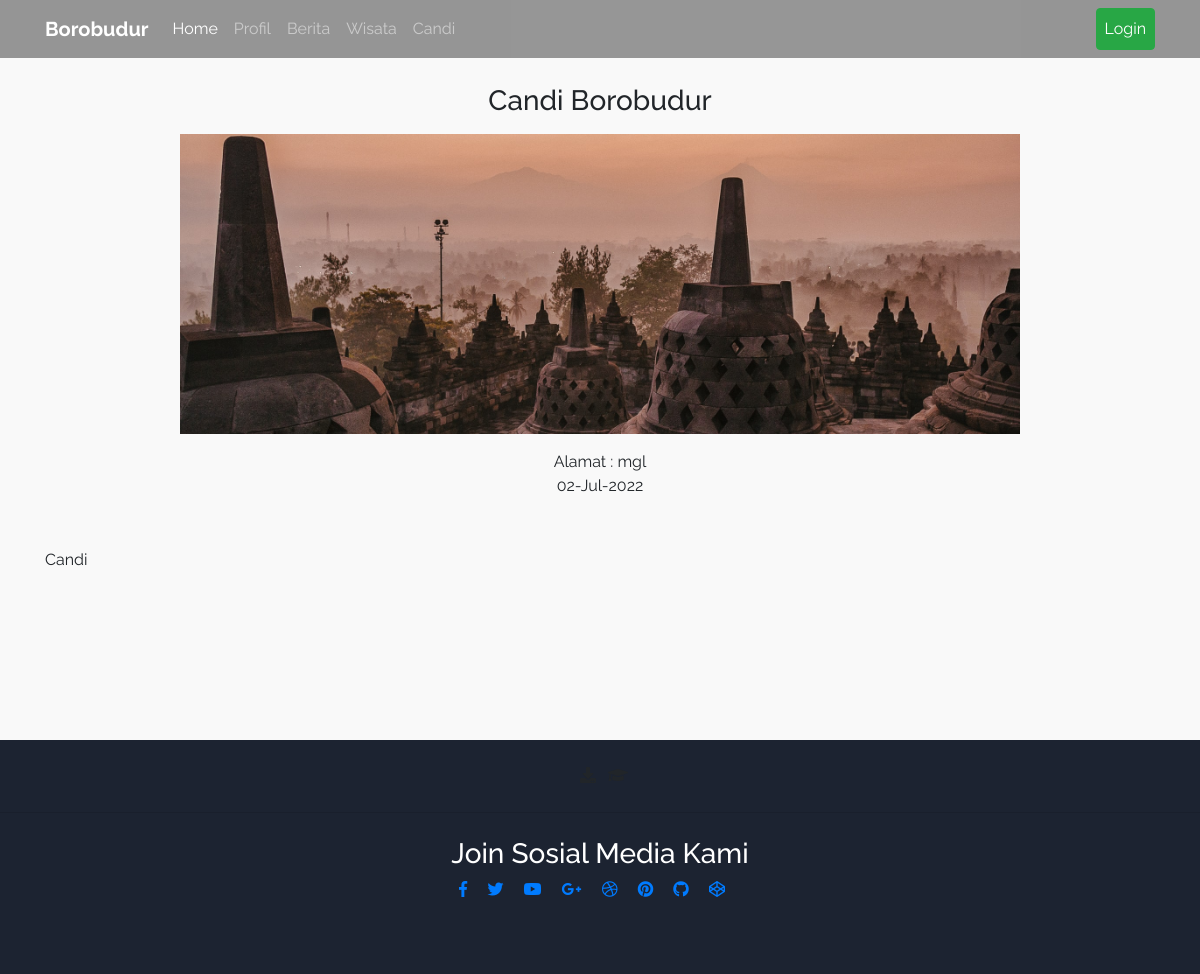
The app's page /home/candi_detail/3 with its own data.
### tables this page shows
CREATE TABLE `candi` (
  `id_candi` int(11) NOT NULL,
  `nama_candi` varchar(100) NOT NULL,
  `alamat` varchar(200) NOT NULL,
  `sejarah` text NOT NULL,
  `gambar` varchar(100) NOT NULL,
  `tgl_input` datetime DEFAULT CURRENT_TIMESTAMP
);

### application/controllers/Home.php (called while the page is built, shortened)
<?php
class Home extends CI_Controller {
	public function __construct(){
		$this->load->model('M_Home','model');
		$this->load->model('M_Wisata','model_wisata');
		$this->load->model('M_Candi','model_candi');
		$this->load->library("pagination");
	}
	public function candi_detail($id){
		$data["detail"]=$this->model->candi_detail('candi',$id)->row();
		$this->load->view('layouts/header');
		$this->load->view('pages/user/candi-detail',$data);
		$this->load->view('layouts/footer');
	}
}

### index.php (called while the page is built, shortened)
<?php
require_once BASEPATH.'core/CodeIgniter.php';

### application/models/M_Home.php (called while the page is built, shortened)
<?php
class M_Home extends CI_Model
{
	public function candi_detail($table,$id) {
        return $this->db->where('id_candi',$id)->get($table);
    }
}

### application/views/pages/user/candi-detail.php (the view, shortened to what this page needs)
<div style="text-align:center;margin-top:7%;">
	<h3 class="h3 mb-3"><?= $detail->nama_candi ?></h3>
	<div class="view" style="background-image: url('<?= base_url('assets/file/candi/'.$detail->gambar) ?>'); background-repeat: no-repeat; background-size: cover;height:300px;background-position-y: center;width:70%;margin:0 auto">
	</div>
	<div class="mt-3">
	Alamat : <?= $detail->alamat ?> <br> <?= date_format(date_create($detail->tgl_input),'d-M-Y') ?>
</div>
</div>
  <main>
    <div class="container" style="min-height:21vh">
      <section class="mt-5 wow fadeIn" id="profil">
        <p style="text-align:justify;margin-bottom: 50px;"><?= $detail->sejarah?>
			</p>
      </section>
    </div>
  </main>

### assets/client/css/style.css (style rules this page uses)
.view, body { height: 100%; font-family: "Anek Malayalam", sans-serif; font-family: "Poppins", sans-serif; }
html { height: 100%; }

### application/views/layouts/header.php (style rules this page uses)
body { background: #f9f9f9; font-size: 16px; font-family: "Raleway", sans-serif; }

### records on screen
candi: nama_candi "Candi Borobudur", gambar (picture), alamat "mgl", tgl_input "02-Jul-2022", sejarah "Candi"
